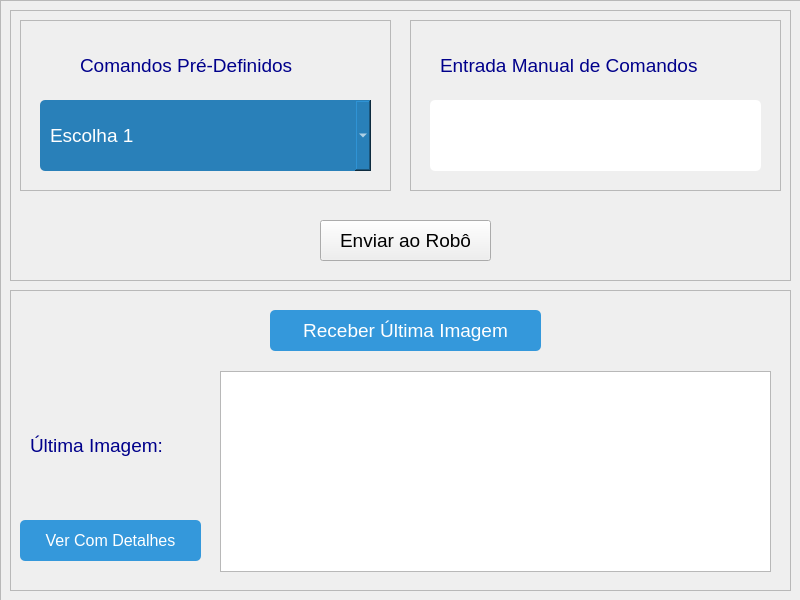
<?xml version="1.0" encoding="UTF-8"?>
<ui version="4.0">
 <class>Widget</class>
 <widget class="QWidget" name="Widget">
  <property name="geometry">
   <rect>
    <x>0</x>
    <y>0</y>
    <width>800</width>
    <height>600</height>
   </rect>
  </property>
  <property name="windowTitle">
   <string>Widget</string>
  </property>
  <widget class="QFrame" name="bkgMainFrame">
   <property name="geometry">
    <rect>
     <x>0</x>
     <y>0</y>
     <width>801</width>
     <height>601</height>
    </rect>
   </property>
   <property name="frameShape">
    <enum>QFrame::Shape::StyledPanel</enum>
   </property>
   <property name="frameShadow">
    <enum>QFrame::Shadow::Raised</enum>
   </property>
   <widget class="QFrame" name="bkgComandos">
    <property name="geometry">
     <rect>
      <x>10</x>
      <y>10</y>
      <width>781</width>
      <height>271</height>
     </rect>
    </property>
    <property name="frameShape">
     <enum>QFrame::Shape::StyledPanel</enum>
    </property>
    <property name="frameShadow">
     <enum>QFrame::Shadow::Raised</enum>
    </property>
    <widget class="QFrame" name="bkgComandosDefinidos">
     <property name="geometry">
      <rect>
       <x>10</x>
       <y>10</y>
       <width>371</width>
       <height>171</height>
      </rect>
     </property>
     <property name="frameShape">
      <enum>QFrame::Shape::StyledPanel</enum>
     </property>
     <property name="frameShadow">
      <enum>QFrame::Shadow::Raised</enum>
     </property>
     <widget class="QLabel" name="comandosPreDefinidos_2">
      <property name="geometry">
       <rect>
        <x>60</x>
        <y>20</y>
        <width>261</width>
        <height>51</height>
       </rect>
      </property>
      <property name="font">
       <font>
        <family>Leelawadee UI</family>
        <pointsize>14</pointsize>
        <italic>false</italic>
        <bold>false</bold>
       </font>
      </property>
      <property name="styleSheet">
       <string notr="true">#comandosPreDefinidos_2{
	color:  #00008b;
	font: 14pt &quot;Leelawadee UI&quot;;
	text-align: center;
	font-weight: bolder;
}</string>
      </property>
      <property name="text">
       <string>Comandos Pré-Definidos</string>
      </property>
     </widget>
     <widget class="QComboBox" name="comandosPreDefinidos">
      <property name="geometry">
       <rect>
        <x>20</x>
        <y>80</y>
        <width>331</width>
        <height>71</height>
       </rect>
      </property>
      <property name="styleSheet">
       <string notr="true">#comandosPreDefinidos{
	font-size: 14pt;
    background-color: #2980b9;
    color: white;
    border-radius: 5px;
    padding: 5px 10px;
	font: 14pt &quot;Leelawadee UI&quot;
}
#btnReceber:hover {
    background-color: #2980b9;
}</string>
      </property>
      <item>
       <property name="text">
        <string>Escolha 1</string>
       </property>
      </item>
      <item>
       <property name="text">
        <string>Escolha 2</string>
       </property>
      </item>
     </widget>
    </widget>
    <widget class="QFrame" name="bkgComandosManuais">
     <property name="geometry">
      <rect>
       <x>400</x>
       <y>10</y>
       <width>371</width>
       <height>171</height>
      </rect>
     </property>
     <property name="frameShape">
      <enum>QFrame::Shape::StyledPanel</enum>
     </property>
     <property name="frameShadow">
      <enum>QFrame::Shadow::Raised</enum>
     </property>
     <widget class="QLabel" name="entradaManualComandos">
      <property name="geometry">
       <rect>
        <x>30</x>
        <y>20</y>
        <width>311</width>
        <height>51</height>
       </rect>
      </property>
      <property name="font">
       <font>
        <family>Leelawadee UI</family>
        <pointsize>14</pointsize>
        <italic>false</italic>
        <bold>false</bold>
       </font>
      </property>
      <property name="styleSheet">
       <string notr="true">#entradaManualComandos{
	color:  #00008b;
	font: 14pt &quot;Leelawadee UI&quot;;
	text-align: center;
	font-weight: bolder;
}</string>
      </property>
      <property name="text">
       <string>Entrada Manual de Comandos </string>
      </property>
     </widget>
     <widget class="QLineEdit" name="digitarComandos">
      <property name="geometry">
       <rect>
        <x>20</x>
        <y>80</y>
        <width>331</width>
        <height>71</height>
       </rect>
      </property>
      <property name="styleSheet">
       <string notr="true">#digitarComandos{
	font-size: 14pt;
    background-color: white;
    color: #3498db;
    border-radius: 5px;
    padding: 5px 10px;
	font: 16pt &quot;Leelawadee UI&quot;
}
#digitarComandos:hover {
    background-color: #2980b9;
	cursor: ibeam;
}</string>
      </property>
     </widget>
    </widget>
    <widget class="QPushButton" name="btnEnviar">
     <property name="geometry">
      <rect>
       <x>310</x>
       <y>210</y>
       <width>171</width>
       <height>41</height>
      </rect>
     </property>
     <property name="font">
      <font>
       <pointsize>14</pointsize>
      </font>
     </property>
     <property name="text">
      <string>Enviar ao Robô</string>
     </property>
    </widget>
   </widget>
   <widget class="QFrame" name="bkgImagens">
    <property name="geometry">
     <rect>
      <x>10</x>
      <y>290</y>
      <width>781</width>
      <height>301</height>
     </rect>
    </property>
    <property name="frameShape">
     <enum>QFrame::Shape::StyledPanel</enum>
    </property>
    <property name="frameShadow">
     <enum>QFrame::Shadow::Raised</enum>
    </property>
    <widget class="QPushButton" name="btnReceber">
     <property name="geometry">
      <rect>
       <x>260</x>
       <y>20</y>
       <width>271</width>
       <height>41</height>
      </rect>
     </property>
     <property name="font">
      <font>
       <family>Leelawadee UI</family>
       <pointsize>14</pointsize>
       <italic>false</italic>
       <bold>false</bold>
      </font>
     </property>
     <property name="styleSheet">
      <string notr="true">#btnReceber {
    background-color: #3498db;
    color: white;
    border-radius: 5px;
    padding: 5px 10px;
	font: 14pt &quot;Leelawadee UI&quot;
}
#btnReceber:hover {
    background-color: #00008b;
}</string>
     </property>
     <property name="text">
      <string>Receber Última Imagem</string>
     </property>
    </widget>
    <widget class="QLabel" name="ultimaImagem">
     <property name="geometry">
      <rect>
       <x>20</x>
       <y>140</y>
       <width>171</width>
       <height>31</height>
      </rect>
     </property>
     <property name="font">
      <font>
       <family>Leelawadee UI</family>
       <pointsize>14</pointsize>
       <italic>false</italic>
       <bold>false</bold>
       <underline>false</underline>
      </font>
     </property>
     <property name="styleSheet">
      <string notr="true">#ultimaImagem{
	color:  #00008b;
	font: 14pt &quot;Leelawadee UI&quot;;
	text-align: center;
	font-weight: bolder;
}

</string>
     </property>
     <property name="text">
      <string>Última Imagem:</string>
     </property>
    </widget>
    <widget class="QGraphicsView" name="imagemDoRobo">
     <property name="geometry">
      <rect>
       <x>210</x>
       <y>81</y>
       <width>551</width>
       <height>201</height>
      </rect>
     </property>
    </widget>
    <widget class="QPushButton" name="btnVerDetalhes">
     <property name="geometry">
      <rect>
       <x>10</x>
       <y>230</y>
       <width>181</width>
       <height>41</height>
      </rect>
     </property>
     <property name="font">
      <font>
       <family>Leelawadee UI</family>
       <pointsize>12</pointsize>
       <italic>false</italic>
       <bold>false</bold>
      </font>
     </property>
     <property name="styleSheet">
      <string notr="true">#btnVerDetalhes {
    background-color: #3498db;
    color: white;
    border-radius: 5px;
    padding: 5px 10px;
	font: 12pt &quot;Leelawadee UI&quot;
}
#btnVerDetalhes:hover {
    background-color: #2980b9;
}
</string>
     </property>
     <property name="text">
      <string>Ver Com Detalhes</string>
     </property>
    </widget>
   </widget>
  </widget>
 </widget>
 <resources/>
 <connections/>
</ui>
